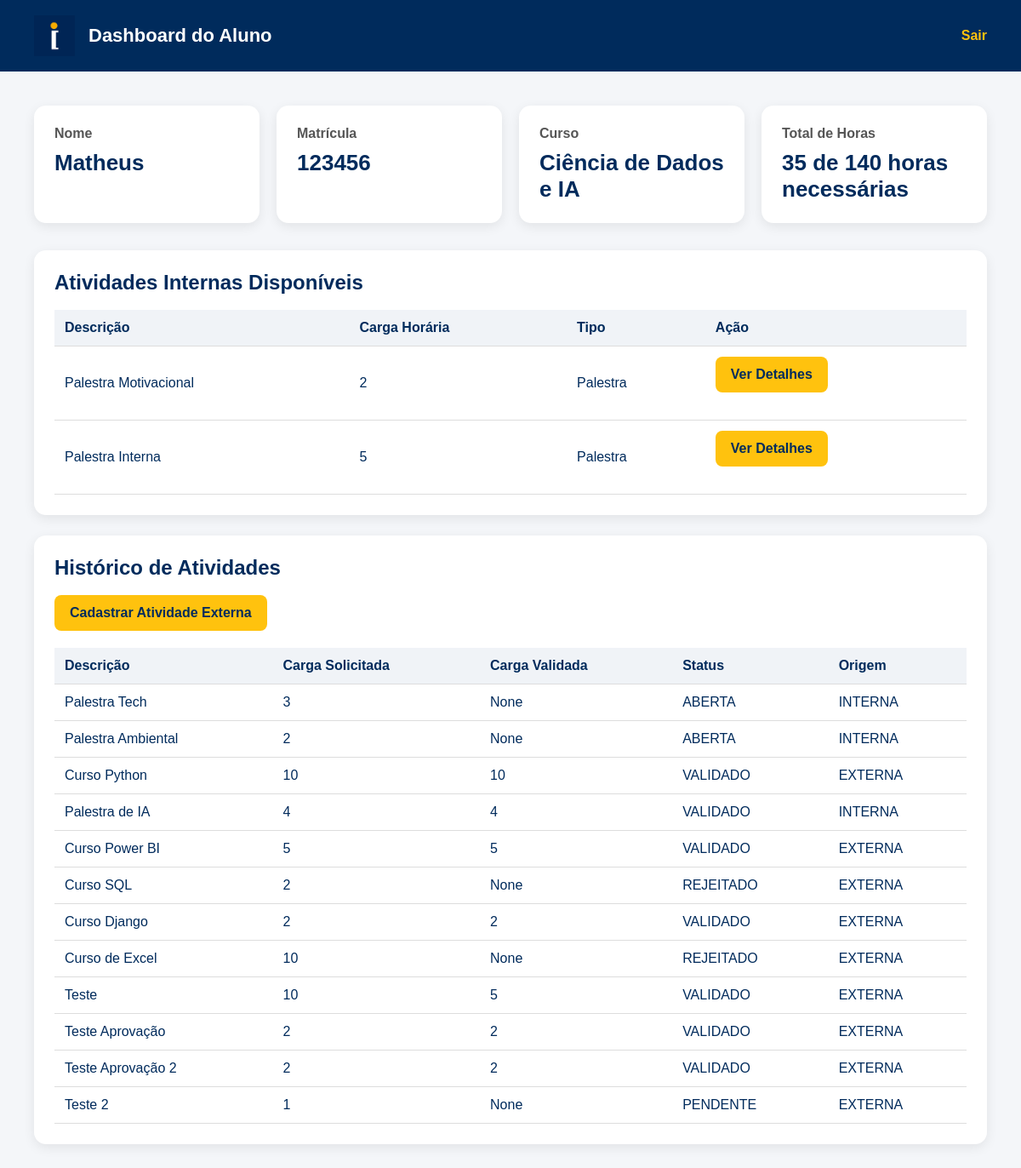
/dashboard/aluno/ (signed in), run on an earlier commit of the app's database.
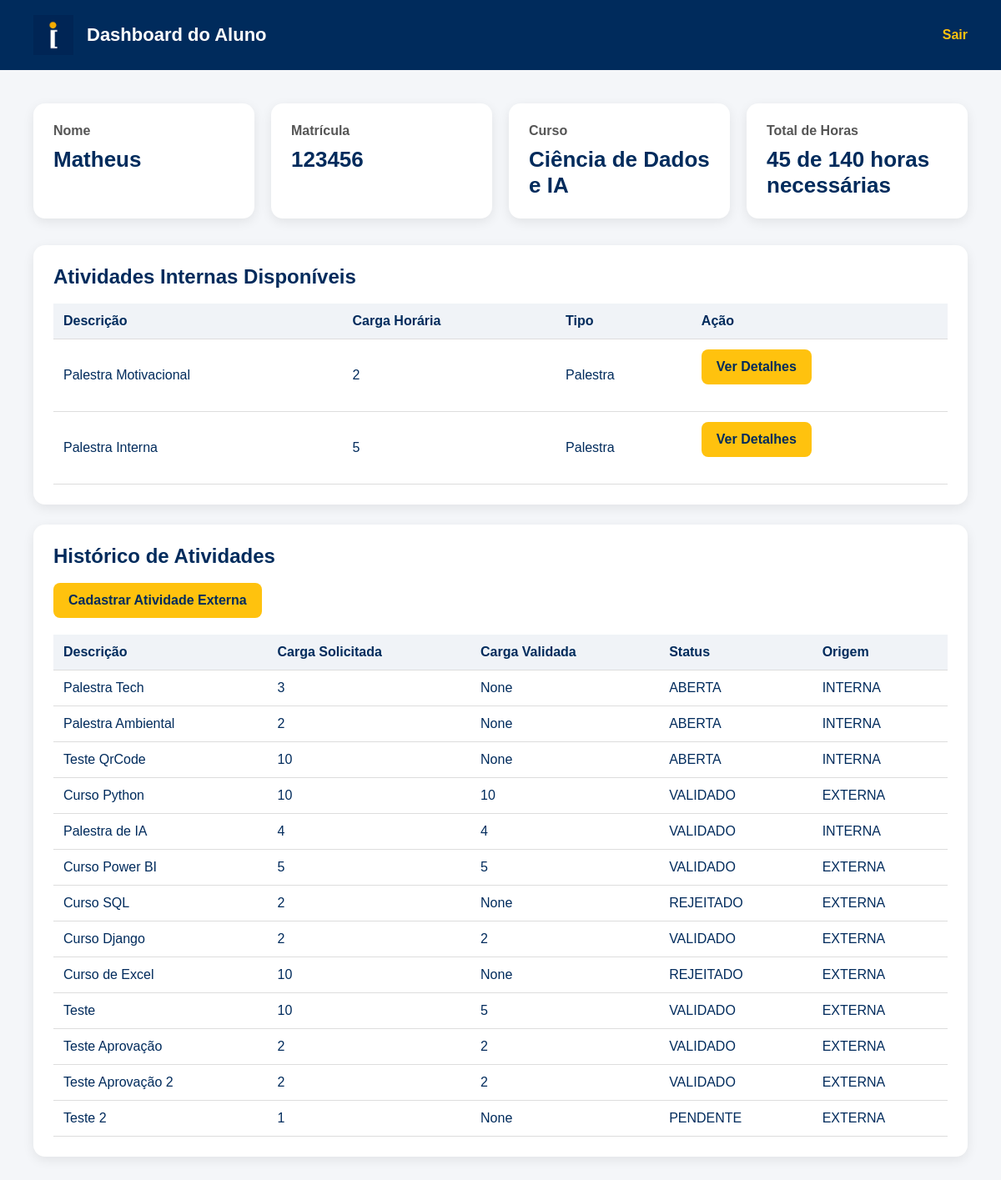
And on a later commit of the database.
### core/models.py (models this page shows, shortened)
class Aluno(models.Model):
    usuario = models.OneToOneField(
        Usuario,
        on_delete=models.CASCADE
    )
    matricula = models.CharField(max_length=20)
    curso = models.CharField(max_length=100)
    semestre_ingresso = models.IntegerField()
    total_horas_integralizadas = models.IntegerField(default=0)

class AtividadeComplementar(models.Model):
    class Status(models.TextChoices):
        PENDENTE = 'PENDENTE', 'Pendente'
        ABERTA = 'ABERTA', 'Aberta'
        VALIDADO = 'VALIDADO', 'Validado'
        REJEITADO = 'REJEITADO', 'Rejeitado'
    class Origem(models.TextChoices):
        INTERNA = 'INTERNA', 'Interna'
        EXTERNA = 'EXTERNA', 'Externa'
    descricao = models.TextField()
    carga_horaria_solicitada = models.IntegerField()
    carga_horaria_validada = models.IntegerField(
        null=True,
        blank=True
    )
    status = models.CharField(
        max_length=20,
        choices=Status.choices,
        default=Status.PENDENTE
    )
    tipo_origem = models.CharField(
        max_length=20,
        choices=Origem.choices
    )
    data_hora_evento = models.DateTimeField(
        null=True,
        blank=True
    )
    palestrante = models.CharField(
        max_length=100,
        null=True,
        blank=True
    )
    local = models.CharField(
        max_length=200,
        null=True,
        blank=True
    )
    caminho_comprovante = models.FileField(
        upload_to='comprovantes/',
        null=True,
        blank=True
    )
    aluno = models.ForeignKey(
        Aluno,
        on_delete=models.CASCADE,
        related_name='atividades',
        null=True,
        blank=True
    )
    alunos_participantes = models.ManyToManyField(
        Aluno,
        related_name='atividades_internas',
        blank=True
    )
    coordenador = models.ForeignKey(
        Coordenador,
        on_delete=models.SET_NULL,
        null=True,
        blank=True
    )
    organizacao = models.ForeignKey(
        OrgAcademica,
        on_delete=models.SET_NULL,
        null=True,
        blank=True
    )
    tipo_atividade = models.ForeignKey(
        TipoAtividade,
        on_delete=models.CASCADE
    )

class TipoAtividade(models.Model):
    nome = models.CharField(max_length=100)
    limite_horas_total = models.IntegerField()
    limite_horas_por_evento = models.IntegerField()
    eixo_tematico = models.ForeignKey(
        EixoTematico,
        on_delete=models.CASCADE,
        related_name='tipos_atividade'
    )

class Usuario(AbstractUser):
    class Perfil(models.TextChoices):
        ALUNO = 'ALUNO', 'Aluno'
        COORDENADOR = 'COORDENADOR', 'Coordenador'
        ORG = 'ORG', 'Organização Acadêmica'
    perfil = models.CharField(
        max_length=20,
        choices=Perfil.choices
    )

### core/views.py (the view)
@login_required
def dashboard_aluno(request):
    aluno = Aluno.objects.get(usuario=request.user)
    atividades = AtividadeComplementar.objects.filter(
        Q(aluno=aluno) | Q(alunos_participantes=aluno)
    ).distinct()
    atividades_internas_abertas = AtividadeComplementar.objects.filter(
        tipo_origem=AtividadeComplementar.Origem.INTERNA,
        status=AtividadeComplementar.Status.ABERTA
    ).exclude(
        alunos_participantes=aluno
    )
    HORAS_NECESSARIAS = 140
    return render(
        request,
        'dashboard_aluno.html',
        {
            'aluno': aluno,
            'atividades': atividades,
            'atividades_internas_abertas': atividades_internas_abertas,
            'horas_necessarias': HORAS_NECESSARIAS
        }
    )

### core/templates/dashboard_aluno.html (shortened to what this page needs)
{% load static %}
<!DOCTYPE html>
<html lang="pt-br">
<head>
    <link rel="stylesheet" href="{% static 'css/dashboard.css' %}">
</head>
<body>
<header class="header">
    <div class="header-left">
        <img src="{% static 'img/logo_ibmec.png' %}" alt="IBMEC">
        <h1>Dashboard do Aluno</h1>
    </div>
    <a href="{% url 'logout' %}" class="logout">Sair</a>
</header>
<main class="container">
    <div class="cards">
        <div class="card">
            <h2>Nome</h2>
            <p>{{ aluno.usuario.username }}</p>
        </div>
        <div class="card">
            <h2>Matrícula</h2>
            <p>{{ aluno.matricula }}</p>
        </div>
        <div class="card">
            <h2>Curso</h2>
            <p>{{ aluno.curso }}</p>
        </div>
        <div class="card">
            <h2>Total de Horas</h2>
            <p>
                {{ aluno.total_horas_integralizadas }} de {{ horas_necessarias }} horas necessárias
            </p>
        </div>
    </div>
    <div class="section">
        <h2>Atividades Internas Disponíveis</h2>
        <table>
            <thead>
                <tr>
                    <th>Descrição</th>
                    <th>Carga Horária</th>
                    <th>Tipo</th>
                    <th>Ação</th>
                </tr>
            </thead>
            <tbody>
                {% for atividade in atividades_internas_abertas %}
                    <tr>
                        <td>{{ atividade.descricao }}</td>
                        <td>{{ atividade.carga_horaria_solicitada }}</td>
                        <td>{{ atividade.tipo_atividade.nome }}</td>
                        <td>
                            <a
                                href="{% url 'detalhes_atividade_interna' atividade.id %}"
                                class="btn"
                            >
                                Ver Detalhes
                            </a>
                        </td>
                    </tr>
                {% empty %}
                    <tr>
                        <td colspan="4">
                            Nenhuma atividade interna disponível.
                        </td>
                    </tr>
                {% endfor %}
            </tbody>
        </table>
    </div>
    <div class="section">
        <h2>Histórico de Atividades</h2>
        <a href="{% url 'cadastrar_atividade_externa' %}" class="btn">Cadastrar Atividade Externa</a>
        <table>
            <thead>
                <tr>
                    <th>Descrição</th>
                    <th>Carga Solicitada</th>
                    <th>Carga Validada</th>
                    <th>Status</th>
                    <th>Origem</th>
                </tr>
            </thead>
            <tbody>
                {% for atividade in atividades %}
                    <tr>
                        <td>{{ atividade.descricao }}</td>
                        <td>{{ atividade.carga_horaria_solicitada }}</td>
                        <td>{{ atividade.carga_horaria_validada }}</td>
                        <td>{{ atividade.status }}</td>
                        <td>{{ atividade.tipo_origem }}</td>
                    </tr>
                {% empty %}
                    <tr>
                        <td colspan="5">Nenhuma atividade cadastrada.</td>
                    </tr>
                {% endfor %}
            </tbody>
        </table>
    </div>
</main>
</body>
</html>

What changed in the data, as far as the page shows it:
changed Aluno "Ciência de Dados e IA": total_horas_integralizadas "35" → "45"
added AtividadeComplementar: descricao "Teste QrCode", carga_horaria_solicitada "10", carga_horaria_validada "None", status "ABERTA", tipo_origem "INTERNA", shown under "Histórico de Atividades"
